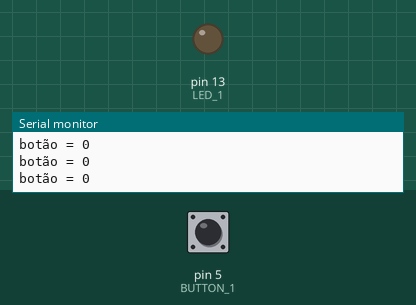
Recording of a sketch running on a simulated Arduino Uno, built with avr-gcc and run on an emulated ATmega328P. On the bench: output pins drawn as LEDs (lit = HIGH), the last lines printed to the serial monitor. The inputs (shaded band) are chosen by the test bench; at power-on: pin 5 (BUTTON_1) LOW.

Above: at 1.2 s.
1.3 s: pin 5 (BUTTON_1) pulled HIGH for 0.15 s
At 1.4 s:
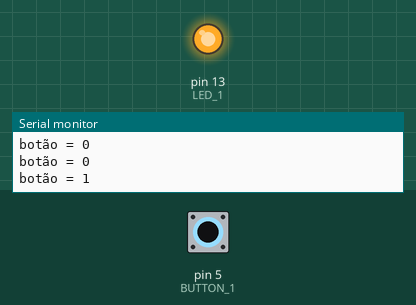
3.0 s: pin 5 (BUTTON_1) pulled HIGH for 3.2 s
At 7.5 s:
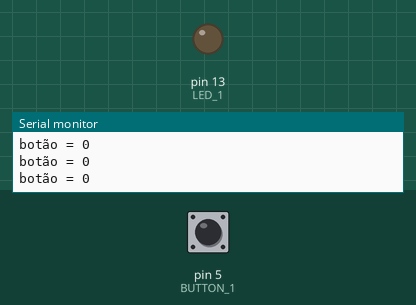
Timing chart, 0 to 9.0 s (numbered marks = the images above; inputs shaded):
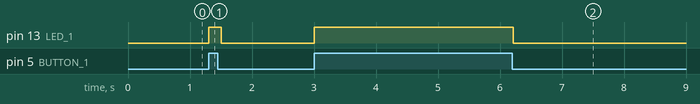

Measured:
- after the input at 1.3 s, pin 13 (LED_1): LOW → HIGH at once, → LOW 0.20 s later
- after the input at 3.0 s, pin 13 (LED_1): LOW → HIGH at once, → LOW 3.2 s later

The sketch:

_ex1_letraA.ino
```cpp
/*---------Entrandas e Saídas Digitais-----------------------
*
*Considere somente 1 LED (pino 13), e 1 botão (pino 5).
*A) Faça com que o LED acenda quando o botão for pressionado,
e apague, caso contrário
*/
 //Declaração de variávies globais

const byte LED_1 = 13;

const byte BUTTON_1 = 5;

void setup() {
    pinMode(LED_1, OUTPUT); //LED como dispositivo de saíde
    pinMode(BUTTON_1, INPUT); //BOTAO como dispositivo de entrada
    Serial.begin(9600); // Iniciar Monitor Serial
}
void loop() {
  delay(100); //Diminuir velocidade com a qual os dados são mostrados
  bool bt = digitalRead(BUTTON_1); //Receber em valor boleano a leitura da variavel(HIGH or LOW)
  Serial.print("botão = "); //Escreve a mensagem
  Serial.println( bt ); //Escreve O valor da variável "bt"
  if(bt == true){ //Se for (verdadeiro/HIGH/1) então...
    digitalWrite(LED_1, HIGH); //Acende o LED
  }
  else{ //Se não
  digitalWrite(LED_1, LOW);//Desliga o LED
  }
}
```
